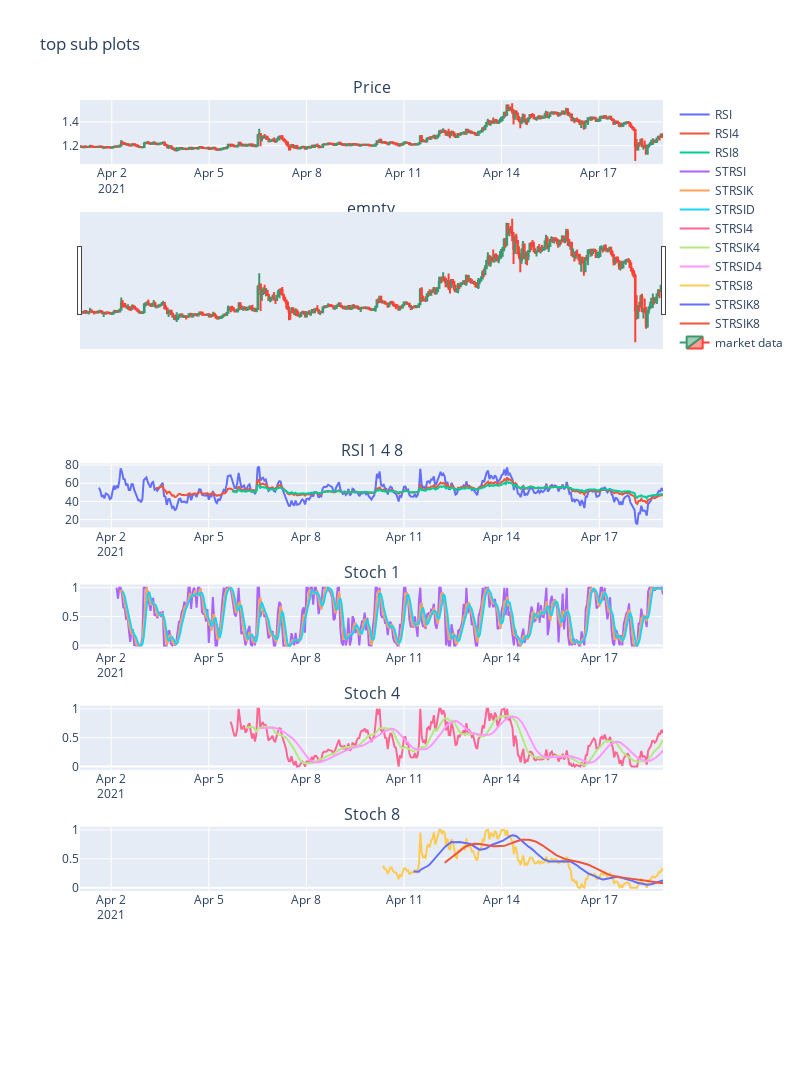

Notebook source saved alongside this figure:
### Code cell
import plotly.graph_objs as go
from plotly.subplots import make_subplots


#Declare figure


fig = go.Figure()

fig = make_subplots(rows=8, cols=1,subplot_titles=("Price","empty","marge","RSI 1 4 8", "Stoch 1", "Stoch 4","Stoch 8"))
    

fig.add_trace(
    go.Scatter(x=df.date, y=df['RSI'],
        name="RSI",
        text="RSI",
        textposition="top center"),
    row=4, col=1
)

fig.add_trace(
    go.Scatter(x=df.date, y=df['RSI4'],name="RSI4"),
    row=4, col=1
)

fig.add_trace(
    go.Scatter(x=df.date, y=df['RSI8'],name="RSI8"),
    row=4, col=1
)

fig.add_trace(
    go.Scatter(x=df.date, y=df['STRSI'],name="STRSI"),
    row=5, col=1
)
fig.add_trace(
    go.Scatter(x=df.date, y=df['STRSIK'],name="STRSIK"),
    row=5, col=1
)
fig.add_trace(
    go.Scatter(x=df.date, y=df['STRSID'],name="STRSID"),
    row=5, col=1
)
    
fig.add_trace(
    go.Scatter(x=df.date, y=df['STRSI4'],name="STRSI4"),
    row=6, col=1
)
fig.add_trace(
    go.Scatter(x=df.date, y=df['STRSIK4'],name="STRSIK4"),
    row=6, col=1
)
fig.add_trace(
    go.Scatter(x=df.date, y=df['STRSID4'],name="STRSID4"),
    row=6, col=1
)
    
fig.add_trace(
    go.Scatter(x=df.date, y=df['STRSI8'],name="STRSI8"),
    row=7, col=1
)
fig.add_trace(
    go.Scatter(x=df.date, y=df['STRSIK8'],name="STRSIK8"),
    row=7, col=1
)
fig.add_trace(
    go.Scatter(x=df.date, y=df['STRSID8'],name="STRSIK8"),
    row=7, col=1
)
#add Traces

fig.add_trace(go.Candlestick(x=df.date,
                open=df['open'],
                high=df['high'],
                low=df['low'],
                close=df['close'], name = 'market data'),row=1,col=1)

#fig.add_trace(go.Scatter(x=df['date'], y=df['max10']))

#fig.add_trace(go.Scatter(x=df['date'], y=df['min10']))

#fig.add_trace(go.Scatter(x=point['date'], y=point['resist5']))

#fig.add_trace(go.Scatter(x=pointm['date'], y=pointm['support5']))


#fig.add_shape(type="line",
#    x0=pointm['date'], y0=pointm['support5'], x1=max(pointm['date']), y1=pointm['support5'],
#    line=dict(
#        color="LightSeaGreen",
#        width=4,
#        dash="dashdot",
#    ))
fig.update_shapes(dict(xref='x', yref='y'))

#for index in range(0,len(pointm)):
    #fig.add_hline(y=pointm['support5'])

#fig.add_trace(go.Scatter(x=point['date'], y=point['resist10']))

#fig.add_trace(go.Scatter(x=pointm['date'], y=pointm['support10']))
#for i in range(len(df['date'])):
    #fig.add_hline(y=df[i]['min10'], line_dash="dot",
                  #annotation_text="support", 
                  #annotation_position="bottom right")

#fig.add_hline(y=df['max10'], line_dash="dot",
#              annotation_text="resitance", 
#              annotation_position="bottom right")



fig.update_layout(height=3000, width=800, title_text="top sub plots")
# X and Y Axis Update
#fig.update_xaxes(
#    title = 'Date',rangeslider_visible=True
#)

#fig.update_yaxes(
#    title = 'Share Price (USD)'
#)

#Show
fig.show()

### Figure 1 — Plotly figure (JSON) as saved in the notebook; plotly's stock layout.template omitted (floating-point values rounded to 4 significant figures; data arrays with more than 128 entries replaced by an {"elided": "..."} marker saying what was removed)
{"data": [{"name": "RSI", "text": "RSI", "textposition": "top center", "type": "scatter", "x": {"elided": "431 str values"}, "xaxis": "x4", "y": {"elided": "431 float values"}, "yaxis": "y4"}, {"name": "RSI4", "type": "scatter", "x": {"elided": "431 str values"}, "xaxis": "x4", "y": {"elided": "431 float values"}, "yaxis": "y4"}, {"name": "RSI8", "type": "scatter", "x": {"elided": "431 str values"}, "xaxis": "x4", "y": {"elided": "431 float values"}, "yaxis": "y4"}, {"name": "STRSI", "type": "scatter", "x": {"elided": "431 str values"}, "xaxis": "x5", "y": {"elided": "431 float values"}, "yaxis": "y5"}, {"name": "STRSIK", "type": "scatter", "x": {"elided": "431 str values"}, "xaxis": "x5", "y": {"elided": "431 float values"}, "yaxis": "y5"}, {"name": "STRSID", "type": "scatter", "x": {"elided": "431 str values"}, "xaxis": "x5", "y": {"elided": "431 float values"}, "yaxis": "y5"}, {"name": "STRSI4", "type": "scatter", "x": {"elided": "431 str values"}, "xaxis": "x6", "y": {"elided": "431 float values"}, "yaxis": "y6"}, {"name": "STRSIK4", "type": "scatter", "x": {"elided": "431 str values"}, "xaxis": "x6", "y": {"elided": "431 float values"}, "yaxis": "y6"}, {"name": "STRSID4", "type": "scatter", "x": {"elided": "431 str values"}, "xaxis": "x6", "y": {"elided": "431 float values"}, "yaxis": "y6"}, {"name": "STRSI8", "type": "scatter", "x": {"elided": "431 str values"}, "xaxis": "x7", "y": {"elided": "431 float values"}, "yaxis": "y7"}, {"name": "STRSIK8", "type": "scatter", "x": {"elided": "431 str values"}, "xaxis": "x7", "y": {"elided": "431 float values"}, "yaxis": "y7"}, {"name": "STRSIK8", "type": "scatter", "x": {"elided": "431 str values"}, "xaxis": "x7", "y": {"elided": "431 float values"}, "yaxis": "y7"}, {"close": {"elided": "431 float values"}, "high": {"elided": "431 float values"}, "low": {"elided": "431 float values"}, "name": "market data", "open": {"elided": "431 float values"}, "type": "candlestick", "x": {"elided": "431 str values"}, "xaxis": "x", "yaxis": "y"}], "layout": {"annotations": [{"font": {"size": 16}, "showarrow": false, "text": "Price", "x": 0.5, "xanchor": "center", "xref": "paper", "y": 1, "yanchor": "bottom", "yref": "paper"}, {"font": {"size": 16}, "showarrow": false, "text": "empty", "x": 0.5, "xanchor": "center", "xref": "paper", "y": 0.8672, "yanchor": "bottom", "yref": "paper"}, {"font": {"size": 16}, "showarrow": false, "text": "marge", "x": 0.5, "xanchor": "center", "xref": "paper", "y": 0.7344, "yanchor": "bottom", "yref": "paper"}, {"font": {"size": 16}, "showarrow": false, "text": "RSI 1 4 8", "x": 0.5, "xanchor": "center", "xref": "paper", "y": 0.6016, "yanchor": "bottom", "yref": "paper"}, {"font": {"size": 16}, "showarrow": false, "text": "Stoch 1", "x": 0.5, "xanchor": "center", "xref": "paper", "y": 0.4688, "yanchor": "bottom", "yref": "paper"}, {"font": {"size": 16}, "showarrow": false, "text": "Stoch 4", "x": 0.5, "xanchor": "center", "xref": "paper", "y": 0.3359, "yanchor": "bottom", "yref": "paper"}, {"font": {"size": 16}, "showarrow": false, "text": "Stoch 8", "x": 0.5, "xanchor": "center", "xref": "paper", "y": 0.2031, "yanchor": "bottom", "yref": "paper"}], "height": 3000, "title": {"text": "top sub plots"}, "width": 800, "xaxis": {"anchor": "y", "domain": [0, 1]}, "xaxis2": {"anchor": "y2", "domain": [0, 1]}, "xaxis3": {"anchor": "y3", "domain": [0, 1]}, "xaxis4": {"anchor": "y4", "domain": [0, 1]}, "xaxis5": {"anchor": "y5", "domain": [0, 1]}, "xaxis6": {"anchor": "y6", "domain": [0, 1]}, "xaxis7": {"anchor": "y7", "domain": [0, 1]}, "xaxis8": {"anchor": "y8", "domain": [0, 1]}, "yaxis": {"anchor": "x", "domain": [0.9297, 1]}, "yaxis2": {"anchor": "x2", "domain": [0.7969, 0.8672]}, "yaxis3": {"anchor": "x3", "domain": [0.6641, 0.7344]}, "yaxis4": {"anchor": "x4", "domain": [0.5312, 0.6016]}, "yaxis5": {"anchor": "x5", "domain": [0.3984, 0.4688]}, "yaxis6": {"anchor": "x6", "domain": [0.2656, 0.3359]}, "yaxis7": {"anchor": "x7", "domain": [0.1328, 0.2031]}, "yaxis8": {"anchor": "x8", "domain": [0, 0.07031]}}}
